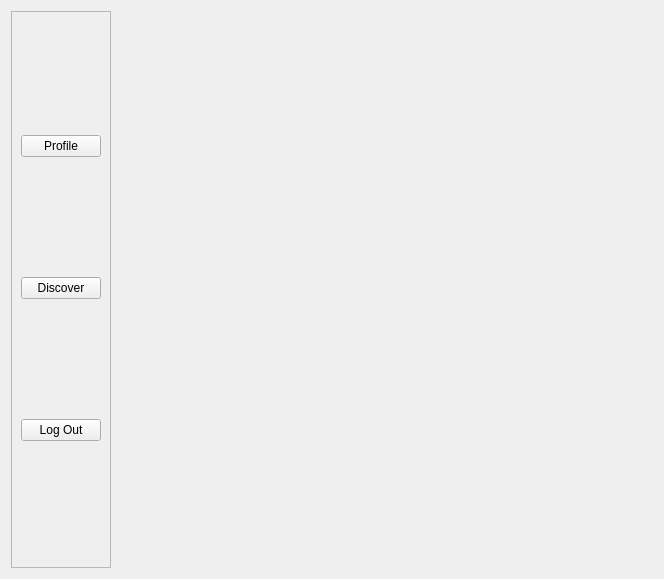
<?xml version="1.0" encoding="UTF-8"?>
<ui version="4.0">
 <class>Form</class>
 <widget class="QWidget" name="Form">
  <property name="geometry">
   <rect>
    <x>0</x>
    <y>0</y>
    <width>664</width>
    <height>579</height>
   </rect>
  </property>
  <property name="sizePolicy">
   <sizepolicy hsizetype="Expanding" vsizetype="Expanding">
    <horstretch>0</horstretch>
    <verstretch>0</verstretch>
   </sizepolicy>
  </property>
  <property name="windowTitle">
   <string>Form</string>
  </property>
  <layout class="QHBoxLayout" name="horizontalLayout">
   <item>
    <widget class="QFrame" name="navbar">
     <property name="sizePolicy">
      <sizepolicy hsizetype="Fixed" vsizetype="Expanding">
       <horstretch>0</horstretch>
       <verstretch>0</verstretch>
      </sizepolicy>
     </property>
     <property name="frameShape">
      <enum>QFrame::Shape::StyledPanel</enum>
     </property>
     <property name="frameShadow">
      <enum>QFrame::Shadow::Raised</enum>
     </property>
     <layout class="QVBoxLayout" name="verticalLayout_3">
      <item>
       <widget class="QPushButton" name="profile_button">
        <property name="toolTip">
         <string>View your profile and saved businesses</string>
        </property>
        <property name="text">
         <string>Profile</string>
        </property>
       </widget>
      </item>
      <item>
       <widget class="QPushButton" name="discover_button">
        <property name="toolTip">
         <string>Browse all businesses</string>
        </property>
        <property name="text">
         <string>Discover</string>
        </property>
       </widget>
      </item>
      <item>
       <widget class="QPushButton" name="logout_button">
        <property name="toolTip">
         <string>Sign out of your account</string>
        </property>
        <property name="text">
         <string>Log Out</string>
        </property>
       </widget>
      </item>
     </layout>
    </widget>
   </item>
   <item>
    <widget class="QStackedWidget" name="page_stack">
     <property name="sizePolicy">
      <sizepolicy hsizetype="Expanding" vsizetype="Expanding">
       <horstretch>0</horstretch>
       <verstretch>0</verstretch>
      </sizepolicy>
     </property>
     <widget class="QWidget" name="page"/>
    </widget>
   </item>
  </layout>
 </widget>
 <resources/>
 <connections/>
</ui>
